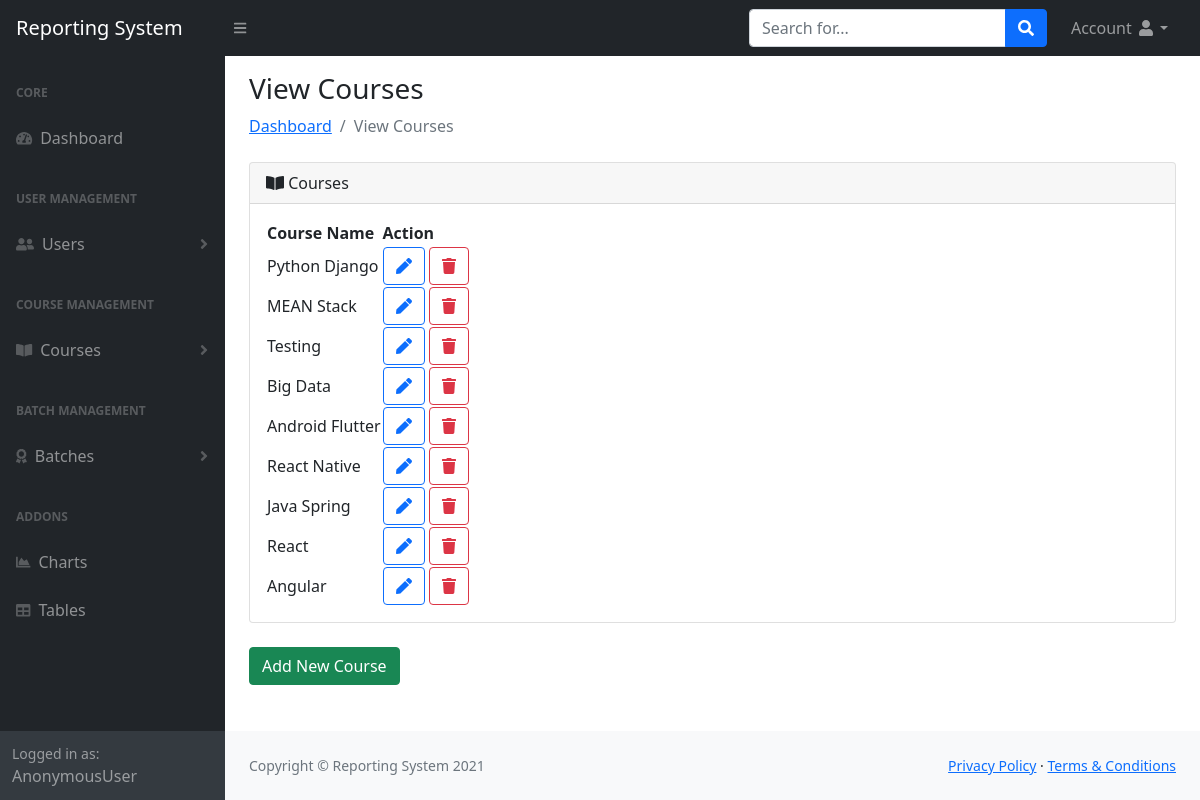
The page /head/courses/ on the database its author committed.
### reporting/models.py (models this page shows, shortened)
class Course(models.Model):
    course_name = models.CharField(max_length=255)
    is_active = models.BooleanField(default=True)

### reporting/views.py (the view)
# urls.py: path('courses/', views.CourseList.as_view(), name='courselist'),
class CourseList(ListView):
    model = models.Course
    context_object_name = 'courses'
    template_name = 'reporting/course_list.html'

### templates/reporting/course_list.html
<!DOCTYPE html>
{% extends 'reporting/index.html' %}
{% load static %}
{% load widget_tweaks %}
{% block content %}
<div class="container-fluid px-4">
    <h3 class="mt-3">View Courses</h3>
    <ol class="breadcrumb mb-4">
        <li class="breadcrumb-item"><a href="{% url 'admindash' %}">Dashboard</a></li>
        <li class="breadcrumb-item active">View Courses</li>
    </ol>
    <div class="card mb-4">
        <div class="card-header">
            <i class="fas fa-book-open"></i>
            Courses
        </div>
        <div class="card-body">
            <table id="datatablesSimple">
                <thead>
                    <tr>
                        <th>Course Name</th>
                        <th>Action</th>
                    </tr>
                </thead>
                <tbody>
                    {% for course in courses %}
                    <tr>
                        <td>{{ course.course_name }}</td>
                        <td>
                            <a href="{% url 'courseedit' course.id %}" class="btn btn-outline-primary"><i class="fas fa-pen"></i></a>
                            <a href="" class="btn btn-outline-danger"><i class="fas fa-trash"></i></a>
                        </td>
                    </tr>
                    {% endfor %}
                </tbody>
            </table>
        </div>
    </div>
    <a href="{% url 'courseadd' %}" class="btn btn-success">Add New Course</a><br><br>
</div>
{% endblock %}

### rows shown on the page
Course: course_name "Python Django"
Course: course_name "MEAN Stack"
Course: course_name "Testing"
Course: course_name "Big Data"
Course: course_name "Android Flutter"
Course: course_name "React Native"
Course: course_name "Java Spring"
Course: course_name "React"
Course: course_name "Angular"

### other values the page prints
{{ request.user }} "AnonymousUser"
